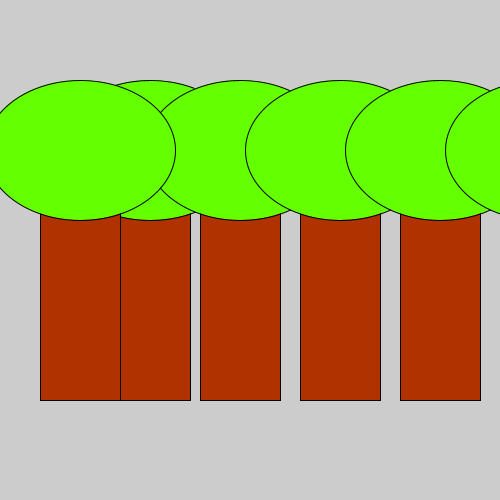
Frame 1 (no input)
Frame 60 (the mouse pressed at the canvas centre just before this capture): identical to frame 1, image omitted
Frame 120 (the mouse held since frame 60 and released just before this capture): identical to frame 1, image omitted

The Processing sketch that drew this single still picture (run headless with seeded random() and noise(); from frame 60 on, the mouse is pressed at the canvas centre):

// Processing sketch: H9_10
// ── H9_10.pde
void setup(){
  size(500,500);
  boom(10,0);
  boom(100,0);
  boom(200,0);
  boom(300,0);
  boom(400,0);
  boom(-60,0);
}

void draw(){
 
}

void boom(int x, int y){
 fill(175,50,0);
 rect(x + 100, y + 200,80,200);
 fill(100,255,0);
 ellipse(x + 140, y + 150,190,140);
}
